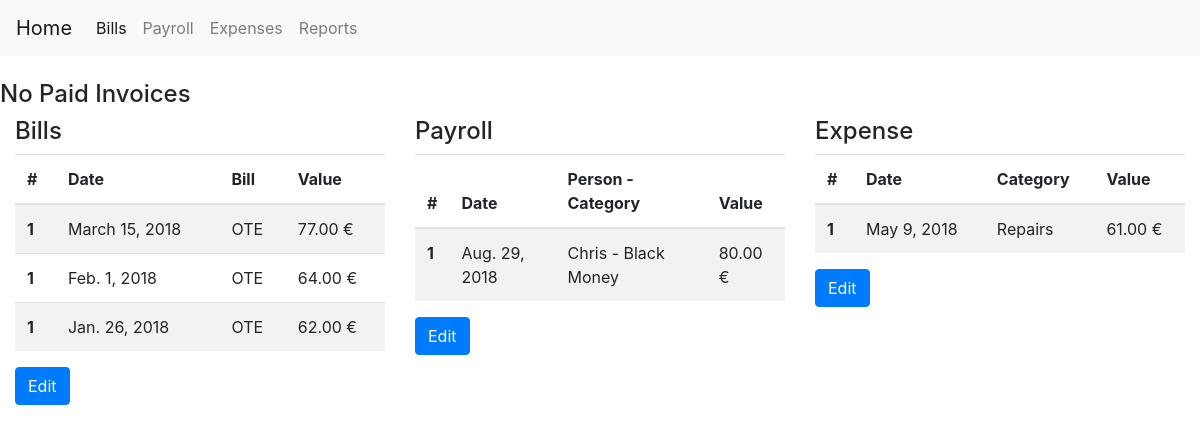
/, run on an earlier commit of the app's database.
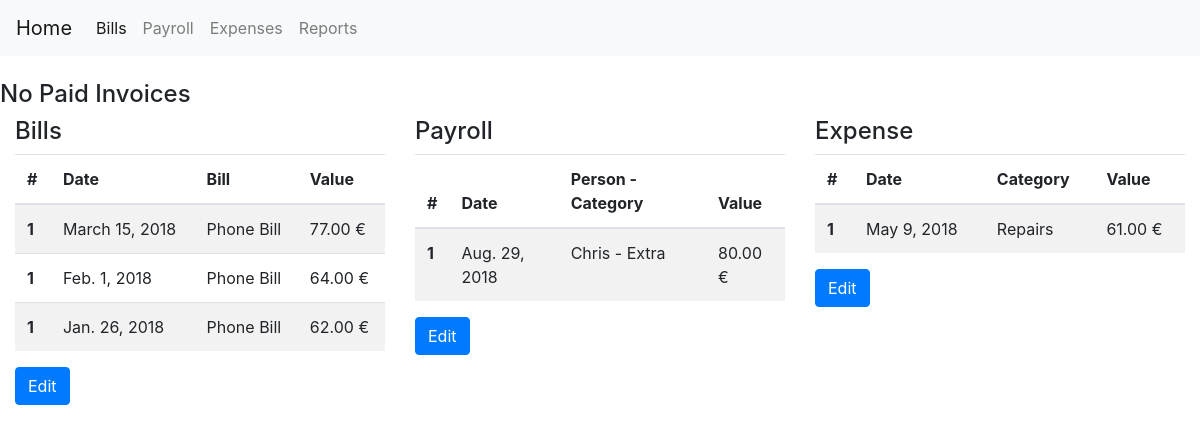
And on a later commit of the database.
### expenses/models.py (models this page shows, shortened)
class DefaultExpenseModel(models.Model):
    title = models.CharField(max_length=100, blank=True, null=True)
    date_expired = models.DateField()
    final_value = models.DecimalField(default=0, decimal_places=2, max_digits=20)
    paid_value = models.DecimalField(default=0, decimal_places=2, max_digits=20)
    is_paid = models.BooleanField(default=False)
    payment_method = models.ForeignKey(PaymentMethod, null=True, on_delete=models.SET_NULL)
    objects = models.Manager()
    my_query = GeneralManager()
    class Meta:
        abstract = True
    def tag_final_value(self):
        return f'{self.final_value} {CURRENCY}'
    tag_final_value.short_description = 'Value'
    def tag_is_paid(self):
        return 'Is Paid' if self.is_paid else 'Not Paid'
    tag_is_paid.short_description = 'Paid'

class Bill(DefaultExpenseModel):
    category = models.ForeignKey(BillCategory, null=True, on_delete=models.SET_NULL, related_name='bills')
    class Meta:
        verbose_name_plural = '2. Bills'
        ordering = ['-date_expired']

class BillCategory(models.Model):
    title = models.CharField(unique=True, max_length=150)
    balance = models.DecimalField(default=0, max_digits=20, decimal_places=2)
    class Meta:
        verbose_name_plural = '1. Bill Category'
    def __str__(self):
        return self.title
    def tag_balance(self):
        return f'{self.balance} {CURRENCY}'
    tag_balance.short_description = 'Value'

class Payroll(DefaultExpenseModel):
    person = models.ForeignKey(Person, null=True, on_delete=models.SET_NULL, related_name='person_payroll')
    category = models.ForeignKey(PayrollCategory, null=True, on_delete=models.SET_NULL, related_name='category_payroll')
    class Meta:
        verbose_name_plural = '5. Payroll'
        ordering = ['-date_expired']
    def tag_category(self):
        return f'{self.person} - {self.category}'

class Person(models.Model):
    title = models.CharField(unique=True, max_length=150)
    occupation = models.CharField(max_length=100, blank=True, null=True)
    phone = models.CharField(max_length=10, blank=True, null=True)
    balance = models.DecimalField(default=0, max_digits=20, decimal_places=2)
    class Meta:
        verbose_name_plural = '4. Persons'
    def __str__(self):
        return self.title
    def tag_balance(self):
        return f'{self.balance} {CURRENCY}'
    tag_balance.short_description = 'Value'

class PayrollCategory(models.Model):
    title = models.CharField(unique=True, max_length=150)
    balance = models.DecimalField(default=0, max_digits=20, decimal_places=2)
    class Meta:
        verbose_name_plural = '3. Payroll Category'
    def __str__(self):
        return self.title
    def tag_balance(self):
        return f'{self.balance} {CURRENCY}'
    tag_balance.short_description = 'Value'

### expenses/views.py (the view)
# urls.py: path('', HomepageView.as_view(), name='homepage'),
class HomepageView(TemplateView):
    template_name = 'index.html'
    def get_context_data(self, **kwargs):
        context = super(HomepageView, self).get_context_data(**kwargs)
        bills = Bill.my_query.get_queryset().unpaid()[:10]
        payrolls = Payroll.my_query.get_queryset().unpaid()[:10]
        expenses = GenericExpense.my_query.get_queryset().unpaid()[:10]
        context.update({'bills': bills,
                        'payroll': payrolls,
                        'expenses': expenses
                        })
        return context

### expenses/managers.py (called while the page is built)
    def unpaid(self):
        return self.filter(is_paid=False)

    def get_queryset(self):
        return GenericQuerySet(self.model, using=self._db)

### expenses/models.py (called while the page is built)
    def __str__(self):
        return self.title

### expenses/templates/index.html (shortened to what this page needs)
<!doctype html>
<html lang="en">
<head>
    <link rel="stylesheet" href="https://stackpath.bootstrapcdn.com/bootstrap/4.1.3/css/bootstrap.min.css">
</head>
<body>
{% include 'navbar.html' %}
<br>
<div class="container-fluid">
    {% block container %}
        <div class="row">
            <h4>No Paid Invoices</h4>
        </div>
        <div class="row">
            <div class="col">
                <h4>Bills</h4>
                <table class="table table-striped">
                    <thead>
                    <tr>
                        <th scope="col">#</th>
                        <th scope="col">Date</th>
                        <th scope="col">Bill</th>
                        <th scope="col">Value</th>
                    </tr>
                  </thead>
                  <tbody>
                  {% for bill in bills %}
                      <tr>
                          <th scope="row">1</th>
                          <td>{{ bill.date_expired|date }}</td>
                          <td>{{ bill.category }}</td>
                          <td>{{ bill.tag_final_value }}</td>
                      </tr>
                  {% empty %}
                      <tr>
                          <td colspan="4">No data</td>
                      </tr>
                    {% endfor %}
                  </tbody>
                </table>
                <a href="/admin/expenses/bill/" class="btn btn-primary">Edit</a>
            </div>
            <div class="col">
                <h4>Payroll</h4>
                <table class="table table-striped">
                    <thead>
                        <tr>
                            <th scope="col">#</th>
                            <th scope="col">Date</th>
                            <th scope="col">Person - Category</th>
                            <th scope="col">Value</th>
                        </tr>
                    </thead>
                    <tbody>
                    {% for bill in payroll %}
                        <tr>
                            <th scope="row">1</th>
                            <td>{{ bill.date_expired|date }}</td>
                            <td>{{ bill.tag_category }}</td>
                            <td>{{ bill.tag_final_value }}</td>
                        </tr>
                    {% empty %}
                        <tr>
                            <td colspan="4">No data</td>
                        </tr>
                    {% endfor %}
                    </tbody>
                </table>
                <a href="/admin/expenses/payroll/" class="btn btn-primary">Edit</a>
            </div>
            <div class="col">
                <h4>Expense</h4>
                <table class="table table-striped">
                    <thead>
                        <tr>
                            <th scope="col">#</th>
                            <th scope="col">Date</th>
                            <th scope="col">Category</th>
                            <th scope="col">Value</th>
                        </tr>
                    </thead>
                    <tbody>
                    {% for expense in expenses %}
                        <tr>
                            <th scope="row">1</th>
                            <td>{{ expense.date_expired|date }}</td>
                            <td>{{ expense.category }}</td>
                            <td>{{ expense.tag_final_value }}</td>
                        </tr>
                    {% empty %}
                        <tr>
                            <td colspan="4">No data</td>
                        </tr>
                    {% endfor %}
                    </tbody>
                </table>
                <a href="/admin/expenses/genericexpense/" class="btn btn-primary">Edit</a>
            </div>
        </div>
      {% endblock %}
  </div>
  </body>
</html>

What changed in the data, as far as the page shows it:
changed through a linked row, Bill "March 15, 2018": category "OTE" → "Phone Bill"
changed through a linked row, Bill "Feb. 1, 2018": category "OTE" → "Phone Bill"
changed through a linked row, Bill "Jan. 26, 2018": category "OTE" → "Phone Bill"
changed through a linked row, Payroll: tag_category "Chris - Black Money" → "Chris - Extra"
